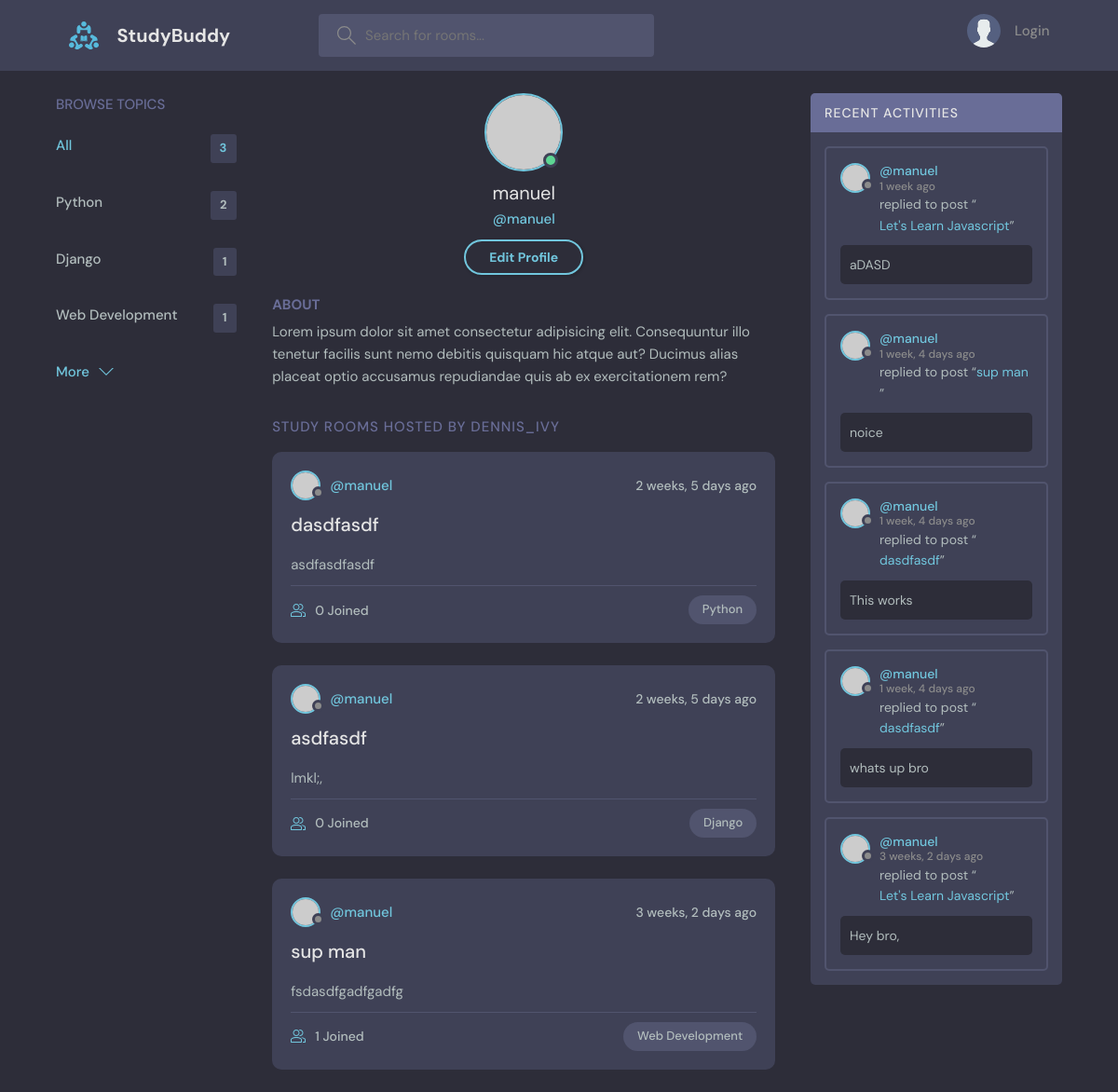
The app's page /profile/1/, older data.
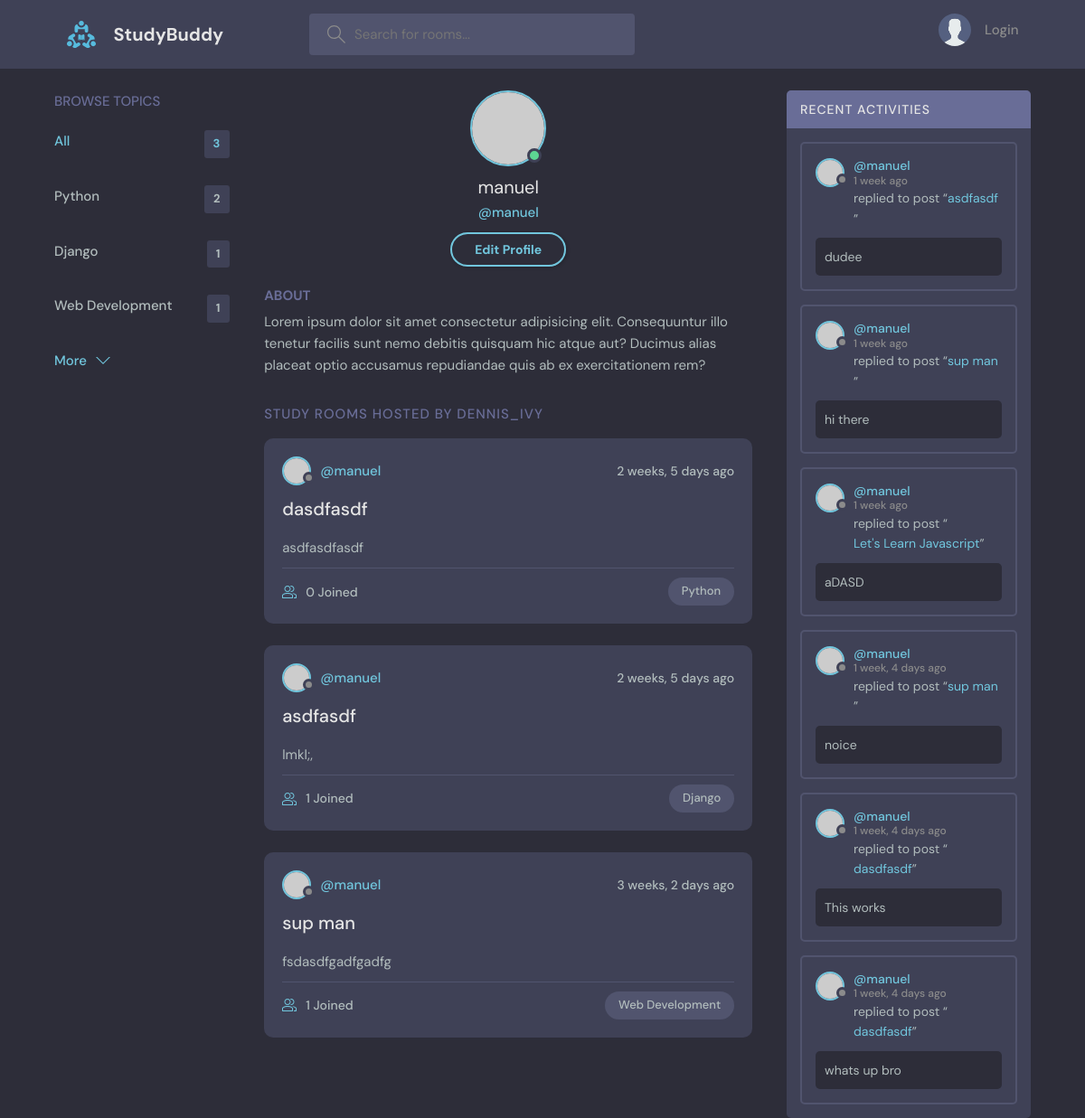
The same page, newer data.
### base/models.py (models this page shows, shortened)
class Topic(models.Model):
    name = models.CharField(max_length=200)

class Room(models.Model):
    host = models.ForeignKey(User, on_delete=models.SET_NULL, null=True)
    topic =  models.ForeignKey(Topic, on_delete=models.SET_NULL, null=True)
    name = models.CharField(max_length=200)
    description = models.TextField(null=True, blank=True)
    participants = models.ManyToManyField(User, related_name='participants', blank=True)
    updated = models.DateTimeField(auto_now=True) #Updates everytime
    created = models.DateTimeField(auto_now_add=True) #It is just once, the first time it is created
    class Meta:
        ordering = ['-updated', '-created']
    def __str__(self):
        return self.name

class Message(models.Model):
    user = models.ForeignKey(User, on_delete=models.CASCADE)
    room = models.ForeignKey(Room, on_delete=models.CASCADE) #when the room is deleted models.cascade will delete the children too, it is a one to many relationship
    body = models.TextField()
    updated = models.DateTimeField(auto_now=True)
    created = models.DateTimeField(auto_now_add=True)
    class Meta:
        ordering = ['-updated', '-created']

### base/views.py (the view)
# urls.py: path('profile/<str:pk>/', views.userProfile, name="user-profile"),
def userProfile(request,pk):
     user = User.objects.get(id=pk)
     rooms = user.room_set.all()
     room_messages = user.message_set.all()
     topics = Topic.objects.all()
     context = {'user': user, 'rooms':rooms, 'room_messages': room_messages, 'topics': topics}
     return render(request, 'base/profile.html', context)

### base/templates/base/profile.html
{% extends 'main.html' %} {%block content%}
  <main class="profile-page layout layout--3">
    <div class="container">
      {%include 'base/topics_component.html'%}
      <div class="roomList">
        <div class="profile">
          <div class="profile__avatar">
            <div class="avatar avatar--large active">
              <img src="https://randomuser.me/api/portraits/men/11.jpg" />
            </div>
          </div>
          <div class="profile__info">
            <h3>{{user.username}}</h3>
            <p>@{{user.username}}</p>
            <a href="edit-user.html" class="btn btn--main btn--pill">Edit Profile</a>
          </div>
          <div class="profile__about">
            <h3>About</h3>
            <p>
              Lorem ipsum dolor sit amet consectetur adipisicing elit. Consequuntur illo tenetur
              facilis sunt nemo debitis quisquam hic atque aut? Ducimus alias placeat optio
              accusamus repudiandae quis ab ex exercitationem rem?
            </p>
          </div>
        </div>
        <div class="roomList__header">
          <div>
            <h2>Study Rooms Hosted by dennis_ivy</a>
            </h2>
          </div>
        </div>
      {% include 'base/feed_component.html'%}
      </div>
      {%include 'base/activity_component.html'%}
    </div>
  </main>
{%endblock content%}

### base/templates/base/topics_component.html
<div class="topics">
  <div class="topics__header">
    <h2>Browse Topics</h2>
  </div>
  <ul class="topics__list">
    <li>
      <a href="{%url 'home'%}" class="active"
        >All <span>{{topics.count}}</span></a
      >
    </li>
    {% for topic in topics%}
    <li>
      <a href="{%url 'home'%}?q={{topic.name}}" b
        >{{topic.name}} <span>{{topic.room_set.all.count}}</span></a
      >
    </li>
    {%endfor%}
  </ul>
  <a class="btn btn--link" href="topics.html">
    More
    <svg
      version="1.1"
      xmlns="http://www.w3.org/2000/svg"
      width="32"
      height="32"
      viewBox="0 0 32 32"
    >
      <title>chevron-down</title>
      <path d="M16 21l-13-13h-3l16 16 16-16h-3l-13 13z"></path>
    </svg>
  </a>
</div>

### base/templates/base/feed_component.html (shortened to what this page needs)
{%for room in rooms%}
<div class="roomListRoom">
  <div class="roomListRoom__header">
    <a
      href="{% url 'user-profile' room.host.id %}"
      class="roomListRoom__author"
    >
      <div class="avatar avatar--small">
        <img src="https://randomuser.me/api/portraits/women/11.jpg" />
      </div>
      <span>@{{room.host.username}}</span>
    </a>
    <div class="roomListRoom__actions">
      <span>{{room.created|timesince}} ago</span>
    </div>
  </div>
  <div class="roomListRoom__content">
    <a href="{% url 'room' room.id %}">{{room.name}}</a>
    <p>{{room.description}}</p>
  </div>
  <div class="roomListRoom__meta">
    <a href="{% url 'room' room.id %}" class="roomListRoom__joined">
      {{room.participants.all.count}} Joined
    </a>
    <p class="roomListRoom__topic">{{room.topic.name}}</p>
  </div>
</div>
{%endfor%}

### base/templates/base/activity_component.html (shortened to what this page needs)
<div class="activities">
  <div class="activities__header">
    <h2>Recent Activities</h2>
  </div>
  {% for message in room_messages%}
  <div class="activities__box">
    <div class="activities__boxHeader roomListRoom__header">
      <a
        href="{%url 'user-profile' message.user.id%}"
        class="roomListRoom__author"
      >
        <div class="avatar avatar--small">
          <img src="https://randomuser.me/api/portraits/women/11.jpg" />
        </div>
        <p>
          @{{message.user}}
          <span>{{message.created|timesince}} ago</span>
        </p>
      </a>
    </div>
    <div class="activities__boxContent">
      <p>
        replied to post “<a href="{%url 'room' message.room.id%}"
          >{{message.room}}</a
        >”
      </p>
      <div class="activities__boxRoomContent">{{message.body}}</div>
    </div>
  </div>
  {%endfor%}
</div>

Row changes from the older to the newer data that the page shows:
removed Message: user "manuel", created "3 weeks, 2 days", room "Let's Learn Javascript", body "Hey bro,"
computed for Room "asdfasdf": participants.all.count "0" → "1"
added Message: user "manuel", created "1 week", room "asdfasdf", body "dudee"
added Message: user "manuel", created "1 week", room "sup man", body "hi there"
